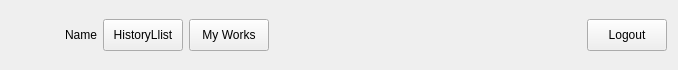
<?xml version="1.0" encoding="UTF-8"?>
<ui version="4.0">
 <class>AccountItemWidget</class>
 <widget class="QWidget" name="AccountItemWidget">
  <property name="geometry">
   <rect>
    <x>0</x>
    <y>0</y>
    <width>678</width>
    <height>66</height>
   </rect>
  </property>
  <property name="sizePolicy">
   <sizepolicy hsizetype="Preferred" vsizetype="Preferred">
    <horstretch>0</horstretch>
    <verstretch>0</verstretch>
   </sizepolicy>
  </property>
  <layout class="QGridLayout" name="gridLayout">
   <item row="0" column="0">
    <widget class="QLabel" name="labelFace">
     <property name="sizePolicy">
      <sizepolicy hsizetype="Fixed" vsizetype="Fixed">
       <horstretch>0</horstretch>
       <verstretch>0</verstretch>
      </sizepolicy>
     </property>
     <property name="minimumSize">
      <size>
       <width>48</width>
       <height>48</height>
      </size>
     </property>
     <property name="maximumSize">
      <size>
       <width>48</width>
       <height>48</height>
      </size>
     </property>
     <property name="styleSheet">
      <string notr="true"/>
     </property>
     <property name="text">
      <string/>
     </property>
    </widget>
   </item>
   <item row="0" column="1">
    <widget class="QLabel" name="labelName">
     <property name="text">
      <string>Name</string>
     </property>
    </widget>
   </item>
   <item row="0" column="2">
    <widget class="QPushButton" name="btnHistory">
     <property name="minimumSize">
      <size>
       <width>80</width>
       <height>32</height>
      </size>
     </property>
     <property name="text">
      <string>HistoryLlist</string>
     </property>
     <property name="icon">
      <iconset resource="../../../resource/sVanilla.qrc">
       <normaloff>:/icon/watch_history.svg</normaloff>:/icon/watch_history.svg</iconset>
     </property>
     <property name="_vanillaStyle_Patch" stdset="0">
      <string>ButtonWithBorderPatch</string>
     </property>
    </widget>
   </item>
   <item row="0" column="3">
    <widget class="QPushButton" name="btnWork">
     <property name="minimumSize">
      <size>
       <width>80</width>
       <height>32</height>
      </size>
     </property>
     <property name="text">
      <string>My Works</string>
     </property>
     <property name="icon">
      <iconset resource="../../../resource/sVanilla.qrc">
       <normaloff>:/icon/my_space.svg</normaloff>:/icon/my_space.svg</iconset>
     </property>
     <property name="_vanillaStyle_Patch" stdset="0">
      <string>ButtonWithBorderPatch</string>
     </property>
    </widget>
   </item>
   <item row="0" column="4">
    <spacer name="horizontalSpacer">
     <property name="orientation">
      <enum>Qt::Horizontal</enum>
     </property>
     <property name="sizeHint" stdset="0">
      <size>
       <width>284</width>
       <height>20</height>
      </size>
     </property>
    </spacer>
   </item>
   <item row="0" column="5">
    <widget class="QPushButton" name="btnLogout">
     <property name="minimumSize">
      <size>
       <width>64</width>
       <height>32</height>
      </size>
     </property>
     <property name="text">
      <string>Logout</string>
     </property>
     <property name="icon">
      <iconset resource="../../../resource/sVanilla.qrc">
       <normaloff>:/icon/logout.svg</normaloff>:/icon/logout.svg</iconset>
     </property>
     <property name="_vanillaStyle_Patch" stdset="0">
      <string>ButtonWithBorderPatch</string>
     </property>
    </widget>
   </item>
  </layout>
 </widget>
 <layoutdefault spacing="6" margin="11"/>
 <resources>
  <include location="../../../resource/sVanilla.qrc"/>
 </resources>
 <connections/>
</ui>
